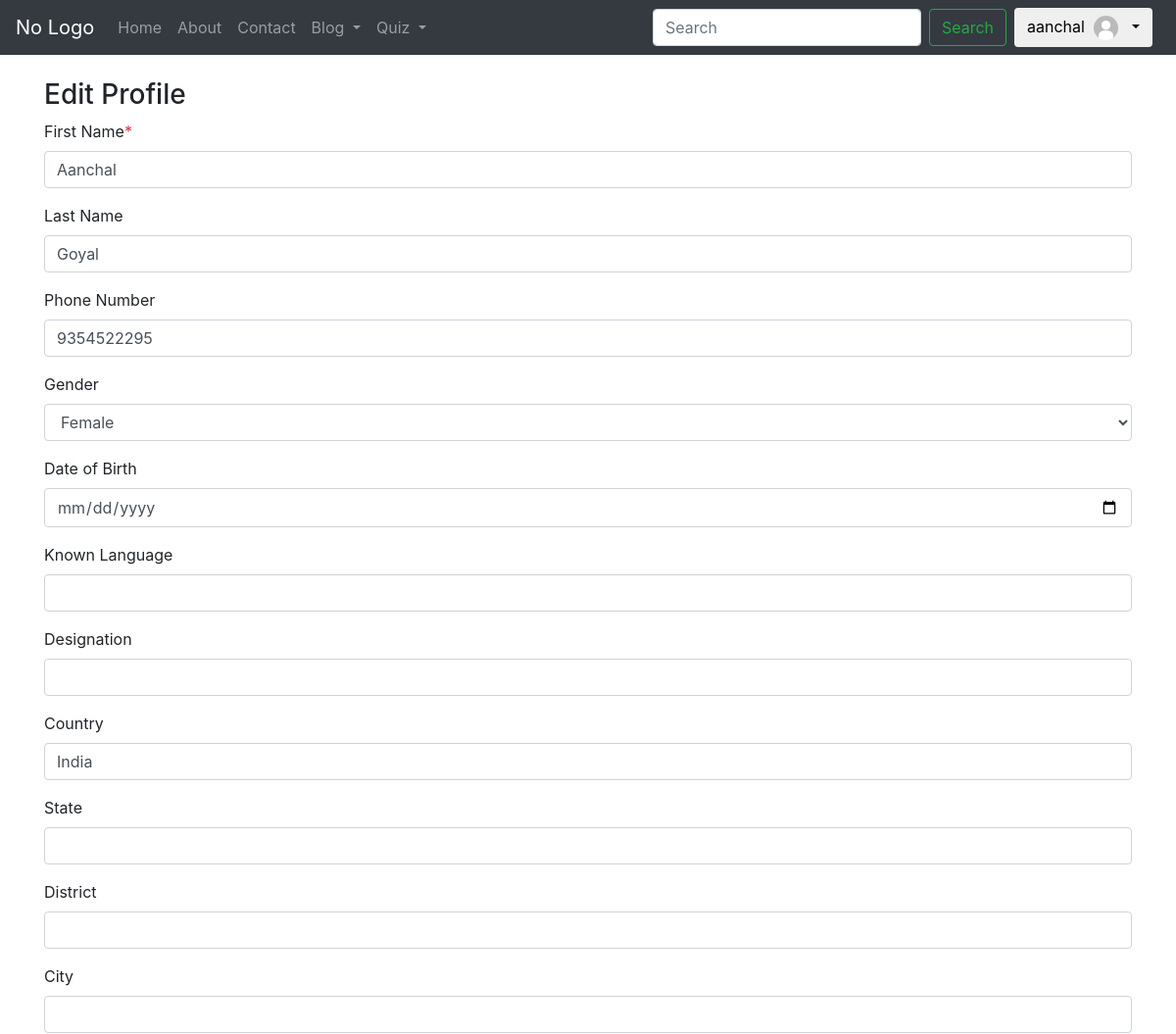
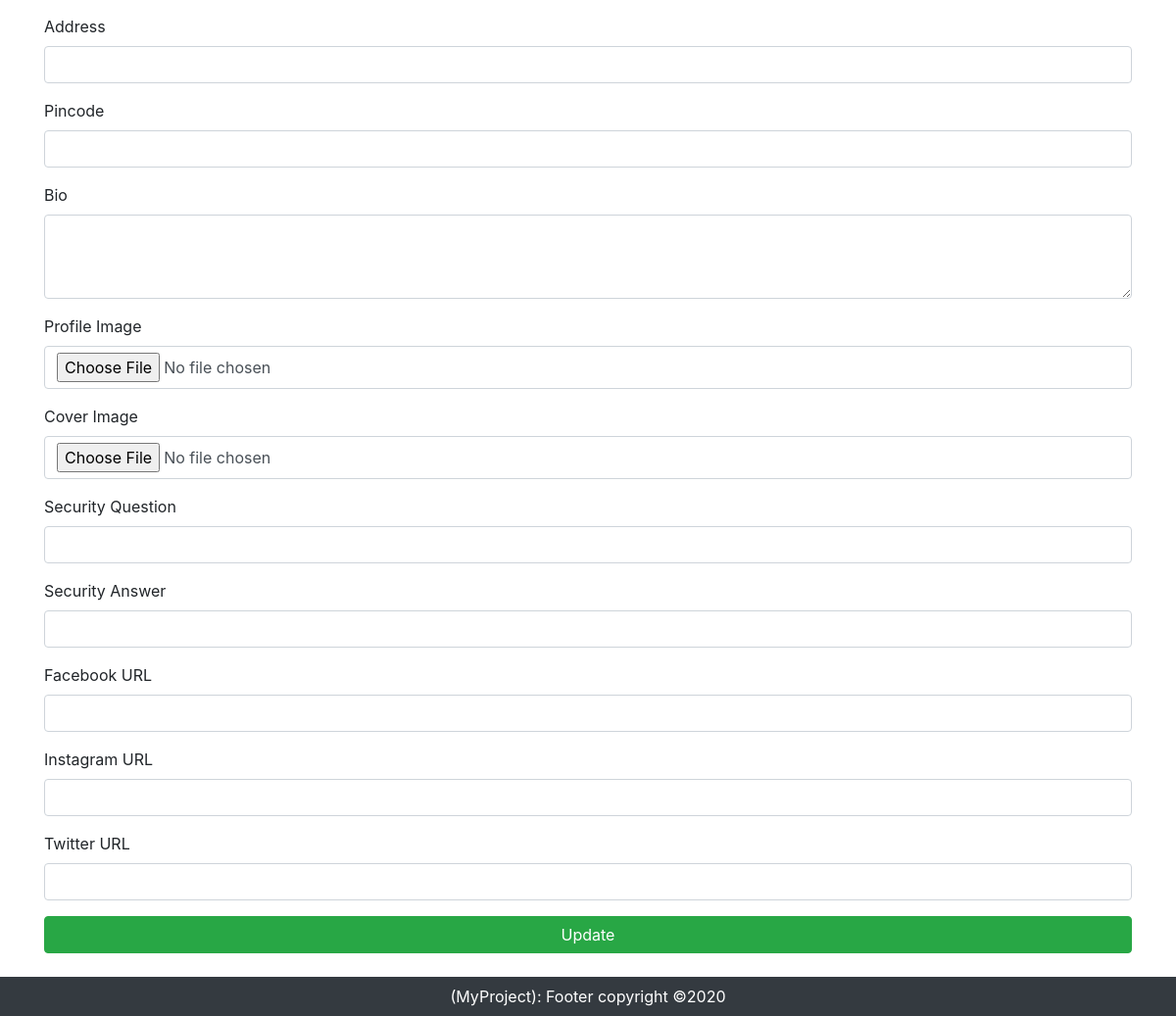
/editUserProfile/ (signed in), run on an earlier commit of the app's database (2 pictures, top to bottom).
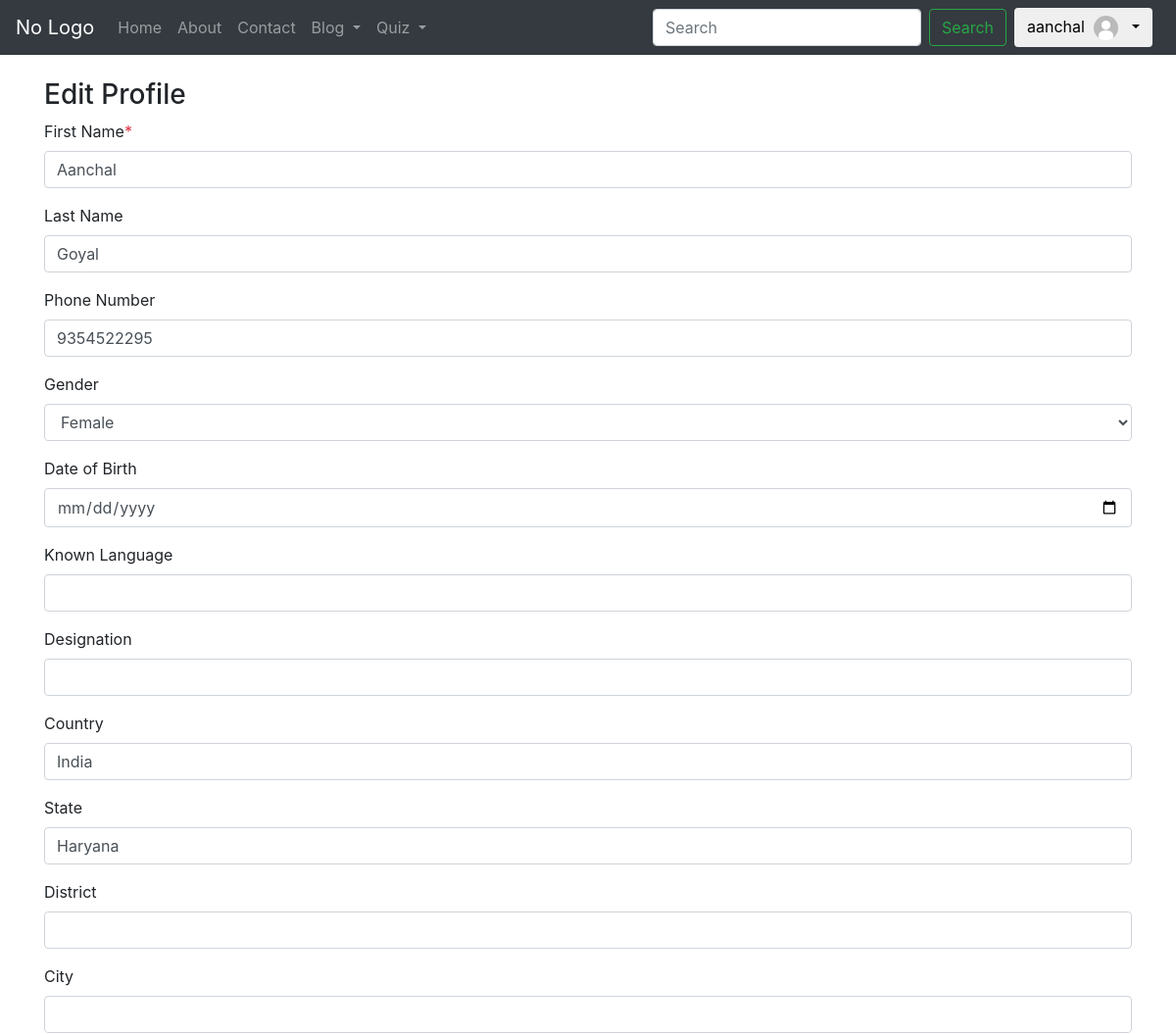
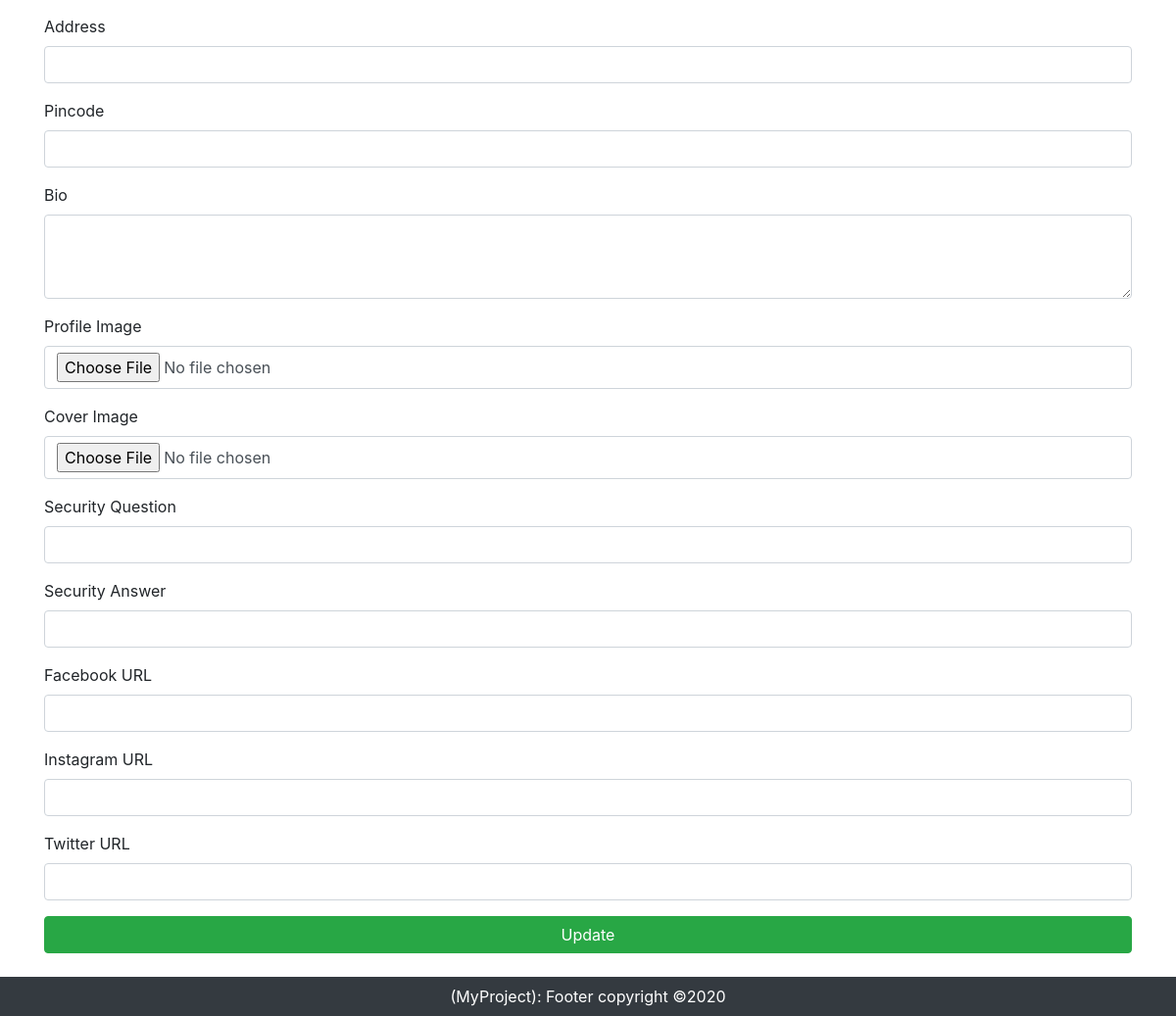
And on a later commit of the database (2 pictures, top to bottom).
### home/models.py (models this page shows, shortened)
class UserProfile(models.Model):
    GENDER_CHOICES = (
        ("MALE","male"),
        ("FEMALE","female"),
        ("OTHERS","others"),
    )
    UserUsername = models.OneToOneField(User,on_delete=models.CASCADE,blank=True, null=True)
    phoneNumber = models.CharField(blank=True,null=True,max_length=12)
    Gender = models.CharField(choices=GENDER_CHOICES,max_length=50,blank=True)
    Dob = models.DateField(auto_now_add=False,auto_now=False,blank=True,null=True)
    JoiningDate = models.DateTimeField(auto_now_add=True)
    Country = models.CharField(max_length=100,blank=True, null=True)
    State = models.CharField(max_length=100,blank=True, null=True)
    District = models.CharField(max_length=100,blank=True, null=True)
    city = models.CharField(max_length=100,blank=True, null=True)
    address = models.CharField(max_length=100,blank=True, null=True)
    designation = models.CharField(max_length=100,blank=True, null=True)
    facebook_url = models.CharField(max_length=100,blank=True, null=True)
    instagram_url = models.CharField(max_length=100,blank=True, null=True)
    twitter_url = models.CharField(max_length=100,blank=True, null=True)
    pincode = models.CharField(blank=True,null=True,max_length=10)
    Bio = models.TextField(blank=True, null=True)
    coverImage = models.ImageField(blank=True, null=True,upload_to='images/coverImage/',default='defaultCover.jpg')
    profileImage = models.ImageField(blank=True, null=True,upload_to='images/profileImage/',default='defaultProfile.jpg')
    isPublic = models.BooleanField(default=False)
    securityQues = models.CharField(max_length=200,blank=True, null=True)
    securityAns = models.CharField(max_length=400,blank=True, null=True)
    language = models.CharField(max_length=400,blank=True, null=True)

### home/views.py (the view)
# urls.py: path('editUserProfile/',views.editUserProfile,name="editUserProfile"),
def editUserProfile(request):
    myprofile = UserProfile.objects.get(UserUsername=request.user)
    myuser = User.objects.get(username=request.user)
    context = {"myuser":myuser,"myprofile":myprofile}
    return render(request,'home/editUserProfile.html',context)

### home/context_processors.py (called while the page is built)
def profile(request):
    if not request.user.is_authenticated:
        return {
            'profile': 'Anonymous'
        }
    else:
        return{
        'profile': UserProfile.objects.filter(UserUsername=request.user).first()
        }

### templates/home/editUserProfile.html (shortened to what the changed rows need)
{% extends 'home/base.html' %}
{% block body %}
<div class="container my-4">
    <form action="/handleEditProfile/" method="post" enctype="multipart/form-data">
        <div class="mb-3">
            <label for="phone" class="form-label">Phone Number</label>
            <input type="tel" class="form-control" id="phone" name="phone" value="{{myprofile.phoneNumber}}"/>
        </div>
        <div class="mb-3">
            <label for="language" class="form-label">Known Language</label>
            <input type="text" class="form-control" id="language" name="language" value="{{myprofile.language}}" />
        </div>
        <div class="mb-3">
            <label for="designation" class="form-label">Designation</label>
            <input type="text" class="form-control" id="designation" name="designation" value="{{myprofile.designation}}"/>
        </div>
        <div class="mb-3">
            <label for="country" class="form-label">Country</label>
            <input type="text" class="form-control" id="country" name="country" value="{{myprofile.Country}}" />
        </div>
        <div class="mb-3">
            <label for="state" class="form-label">State</label>
            <input type="text" class="form-control" id="state" name="state" value="{{ myprofile.State}}"/>
        </div>
        <div class="mb-3">
            <label for="district" class="form-label">District</label>
            <input type="text" class="form-control" id="district" name="district" value="{{myprofile.District}}"/>
        </div>
        <div class="mb-3">
            <label for="city" class="form-label">City</label>
            <input type="text" class="form-control" id="city" name="city" value="{{myprofile.city}}"/>
        </div>
        <div class="mb-3">
            <label for="address" class="form-label">Address</label>
            <input type="text" class="form-control" id="address" name="address" value="{{myprofile.address}}"  />
        </div>
        <div class="mb-3">
            <label for="cques" class="form-label">Security Question</label>
            <input type="text" class="form-control" id="cques" name="cques" value="{{myprofile.securityQues}}"/>
        </div>
        <div class="mb-3">
            <label for="cans" class="form-label">Security Answer</label>
            <input type="text" class="form-control" id="cans" name="cans" value="{{myprofile.securityAns}}" />
        </div>
        <div class="mb-3">
            <label for="facebook" class="form-label">Facebook URL</label>
            <input type="url" class="form-control" id="facebook" name="facebook" value="{{myprofile.facebook_url}}"/>
        </div>
        <div class="mb-3">
            <label for="instagram" class="form-label">Instagram URL</label>
            <input type="url" class="form-control" id="instagram" name="instagram" value="{{myprofile.instagram_url}}"/>
        </div>
        <div class="mb-3">
            <label for="twitter" class="form-label">Twitter URL</label>
            <input type="url" class="form-control" id="twitter" name="twitter" value="{{myprofile.twitter_url}}"/>
        </div>
    </form>
</div>
{% endblock body %}

### templates/home/base.html (shortened to what this page needs)
<!DOCTYPE html>
<html lang="en">
<head>
  <link rel="stylesheet" href="https://cdnjs.cloudflare.com/ajax/libs/font-awesome/5.15.2/css/all.min.css">
  <link rel="stylesheet" href="https://maxcdn.bootstrapcdn.com/bootstrap/4.0.0/css/bootstrap.min.css"
 />
  <link rel="stylesheet" href="https://cdn.jsdelivr.net/npm/bootstrap-icons@1.4.0/font/bootstrap-icons.css">
</head>
<body>
  <nav class="navbar navbar-expand-lg navbar-dark bg-dark navbar-sticky">
    <a class="navbar-brand" href="/">No Logo</a>
    <div class="collapse navbar-collapse" id="navbarSupportedContent">
      <ul class="navbar-nav mr-auto">
        <li class="nav-item {% block homeactive %}
        {% endblock homeactive %}">
          <a class="nav-link" href="/">Home <span class="sr-only">(current)</span></a>
        </li>
        <li class="nav-item {% block aboutactive %}
        {% endblock aboutactive %}">
          <a class="nav-link" href="/about">About</a>
        </li>
        <li class="nav-item {% block contactactive %}
        {% endblock contactactive %}">
          <a class="nav-link" href="/contact">Contact</a>
        </li>
      {% if not user.is_authenticated %}
        <li class="nav-item {% block blogactive %}
        {% endblock blogactive %}">
          <a class="nav-link" href="/blog">Blog</a>
        </li>
         <li class="nav-item {% block quizactive %}{% endblock %}">
          <a class="nav-link" href="/quiz">Quiz</a>
        </li>
      {% else %}
        <div class=" nav-item dropdown">
        <a class=" dropdown-toggle nav-link {% block logBlogactive %}{% endblock %}" id="menu1" data-toggle="dropdown" href="#">Blog
        </a>
        </div>
        <div class=" nav-item dropdown">
        <a class=" dropdown-toggle nav-link {% block logQuizactive %}{% endblock %}" id="menu1" data-toggle="dropdown" href="#">Quiz
        </a>
        </div>
      {% endif %}
      </ul>
      <form class="form-inline my-2 my-lg-0" method="get" action="/blog/search/">
        <input class="form-control mr-sm-2" type="search" placeholder="Search" aria-label="Search" name="query" id="query" />
        <button class="btn btn-outline-success my-2 my-sm-0" type="submit">Search</button>
      </form>
      {% if not user.is_authenticated %}
      <a href="/account/signup" role="button" class="btn btn-primary m-2">Sign Up</a>
      <a href="/account/login" role="button" class="btn btn-primary m-2">Login</a>
      {% else %}
      <div class="dropdown mx-2">
        <button class="btn btn-default dropdown-toggle" type="button" id="menu1" data-toggle="dropdown">{{request.user}}
        <img src="/media/{{profile.profileImage}}" style="width: 25px;
        height: 25px;
        border-radius: 50%;
        margin: 0px 5px;
        object-fit: cover;">
        </button>
      </div>
      {% endif %}
    </div>
  </nav>
  <div style="min-height: 90vh;">
    {% block body %}
    {% endblock body %}
  </div>
  <footer class="footer">
    <span> (MyProject): Footer copyright &copy;2020</span>
  </footer>
</body>
</html>

What changed in the data, as far as the page shows it:
changed UserProfile "India": state (not shown) → "Haryana"
